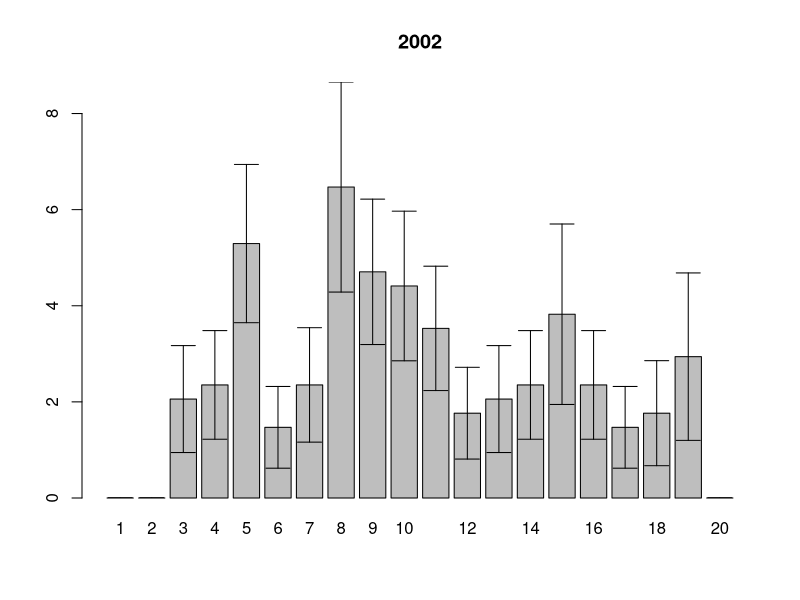
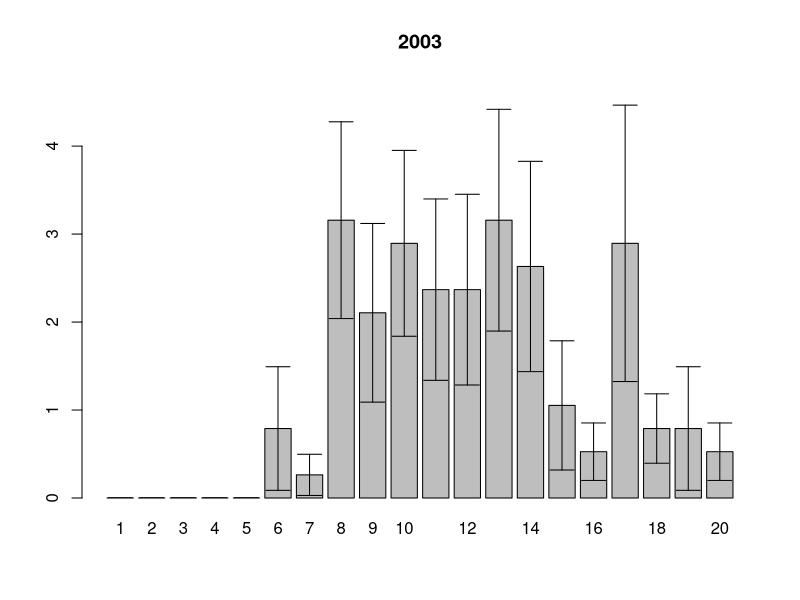
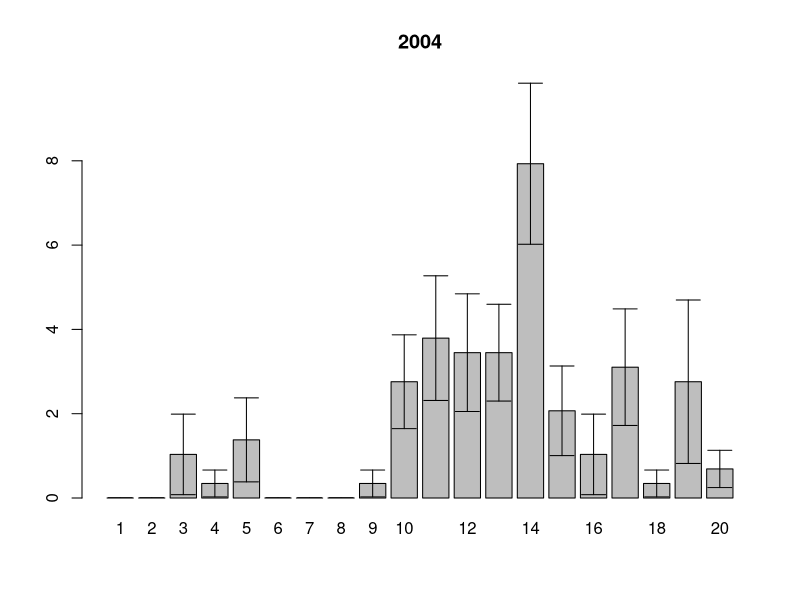
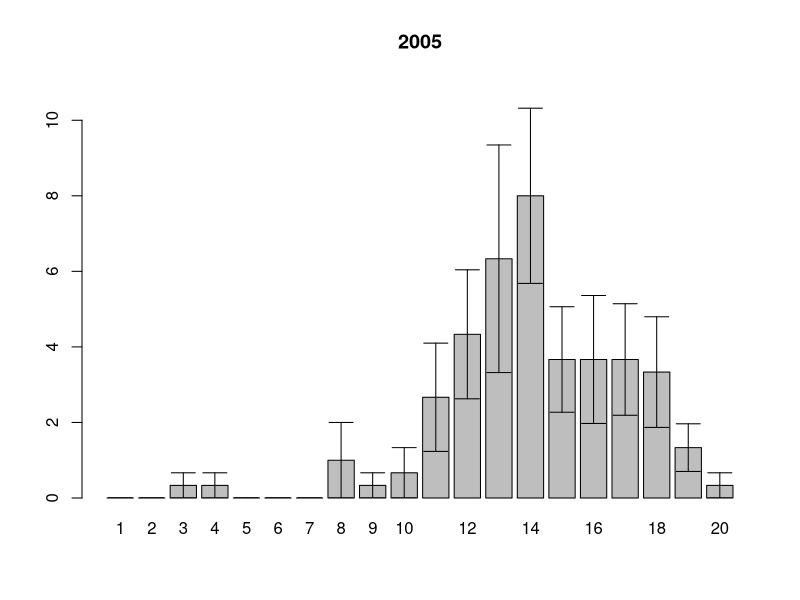
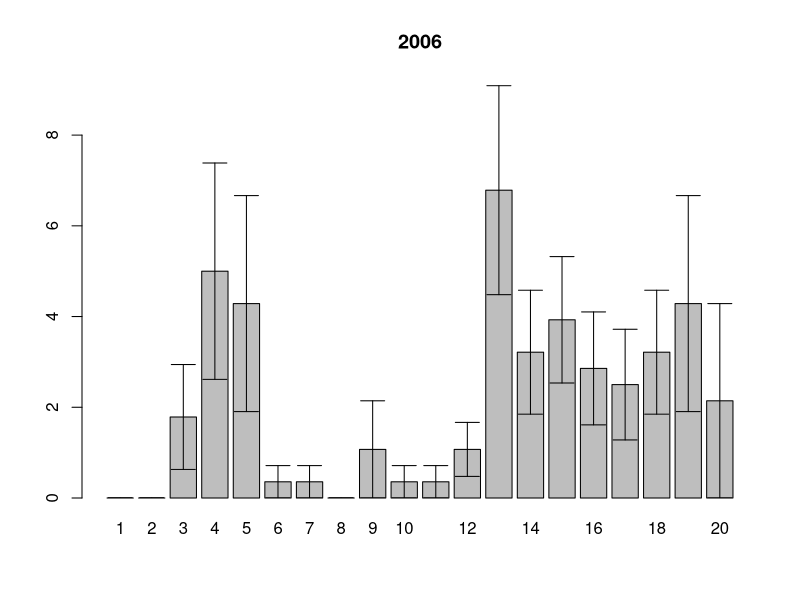
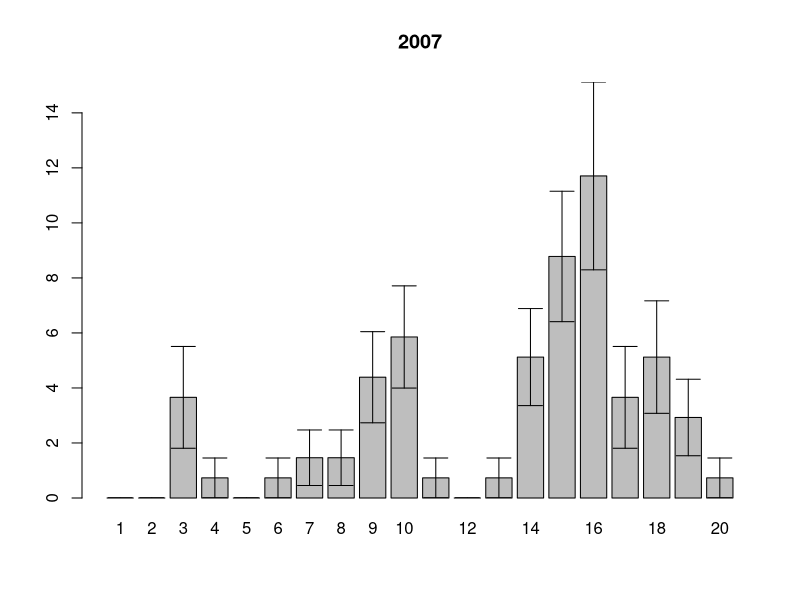
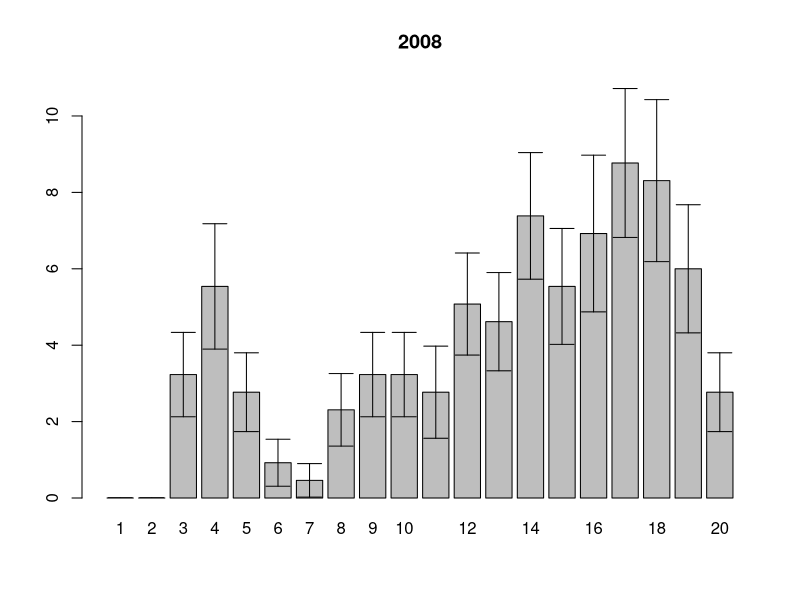
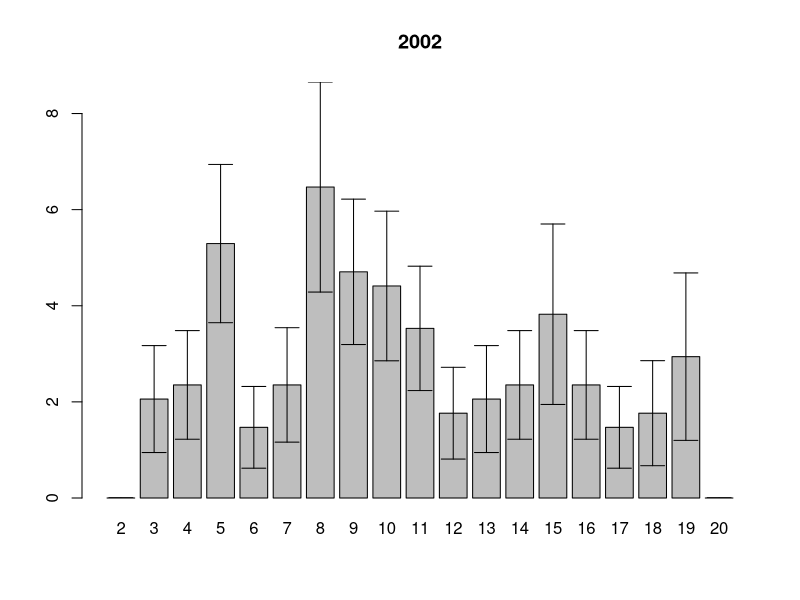

Generate these figures, in order, with R: (Note: this script raises an error after producing the figures.)
setwd("~/Dropbox/PhD_thesis/PhD_thesis/Barenc_Sea/Dalnezeleneckaya/")
#setwd("~/note_backup_2013-04-13/PhD_thesis/White_Sea/Estuatiy_Luvenga")


ishodnik<-read.table(file="length.csv", sep=";", dec=",", head=T)
samples.names<-read.table(file="sample.csv", sep=";", dec=",", head=T)
samples.squares<-read.table(file="squares.csv", sep=";", dec=",", head=T)
attach(ishodnik)

## размерная структура суммарно по годам по горизонтам
Length.int<-cut(Length.mm, breaks=seq(0,20,1))

(size.str.table<-table(Length.int,year,sample))

size.str.df<-as.data.frame(size.str.table) # как таблица данных

#убираем те пробы которых на самом деле нету
for (i in 1:length(levels(size.str.df$year)))
{ (xxx<-size.str.df$sample[size.str.df$year==levels(size.str.df$year)[i] ]%in%
     samples.names$sample[samples.names$year==levels(size.str.df$year)[i]])
  antixxx<-as.logical(1-xxx)
  size.str.df$Freq[size.str.df$year==levels(size.str.df$year)[i]][antixxx]<-NA
}


# SUBSET - для фильтрации таблицы данных
# APPLY - кто-то из них для средней и СД по фрейму

#теперь на квадратный метр
size.str.sqmeter<-size.str.df
for (i in 1:length(levels(size.str.sqmeter$year)))
{
  size.str.sqmeter$Freq[size.str.sqmeter$year==levels(size.str.sqmeter$year)[i]]<-size.str.sqmeter$Freq[size.str.sqmeter$year==levels(size.str.sqmeter$year)[i]] * samples.squares$square[samples.squares$year==levels(size.str.sqmeter$year)[i]]
}

n.samples<-tapply(samples.names$sample,samples.names$year, length )

#subset(size.str.sqmeter,subset=size.str.sqmeter$year=="1992")

#и среднее??
# tapply выдает как резудьтат матрицу
(mean.sizestr.sqmeter<-t(tapply(size.str.sqmeter$Freq,INDEX=list(size.str.sqmeter$year, size.str.sqmeter$Length.int),FUN=mean, na.rm=T)))
mean.sqmeter.df<-as.data.frame(mean.sizestr.sqmeter)
(sd.sizestr.sqmeter<-tapply(size.str.sqmeter$Freq,INDEX=list(size.str.sqmeter$year, size.str.sqmeter$Length.int),FUN=sd, na.rm=T))

n.samples<-tapply(samples.names$sample,samples.names$year, length )

(sem.sizestr.sqmeter <-t(sd.sizestr.sqmeter/sqrt(as.vector(n.samples))))
sem.sqmeter.df<-as.data.frame(sem.sizestr.sqmeter)

##>2mm mean size structure
(mean.sizestr.sqmeter2<-mean.sizestr.sqmeter[2:20,])
mean.sqmeter.df2<-as.data.frame(mean.sizestr.sqmeter2)
(sd.sizestr.sqmeter2<-sd.sizestr.sqmeter[,2:20])

n.samples<-tapply(samples.names$sample,samples.names$year, length )

(sem.sizestr.sqmeter2<-t(sd.sizestr.sqmeter2/sqrt(as.vector(n.samples))))
sem.sqmeter.df2<-as.data.frame(sem.sizestr.sqmeter2)


length.class<-seq(1,20,1)
length.class2<-seq(2,20,1)


## size structure plot
#from R-book 
error.bars<-function(yv,z,nn){
  xv<-
    barplot(yv,ylim=c(0,(max(yv)+max(z))),names=nn)#,ylab=deparse(substitute(yv)))
  g=(max(xv)-min(xv))/50
  for (i in 1:length(xv)) {
    lines(c(xv[i],xv[i]),c(yv[i]+z[i],yv[i]-z[i]))
    lines(c(xv[i]-g,xv[i]+g),c(yv[i]+z[i], yv[i]+z[i]))
    lines(c(xv[i]-g,xv[i]+g),c(yv[i]-z[i], yv[i]-z[i]))
  }}


for (j in 1:length(colnames(mean.sizestr.sqmeter)))
{
  pdf(file=paste("DZ", colnames(mean.sizestr.sqmeter)[j], ".pdf",sep="_"))
  error.bars(yv=mean.sizestr.sqmeter[,j], nn=length.class, z=sem.sizestr.sqmeter[,j])
  title(main=colnames(mean.sizestr.sqmeter)[j], xlab="", ylab="")
  dev.off()
}

#>2mm
for (j in 1:length(colnames(mean.sizestr.sqmeter2)))
{
  pdf(file=paste("DZ2", colnames(mean.sizestr.sqmeter2)[j], ".pdf",sep="_"))
  error.bars(yv=mean.sizestr.sqmeter2[,j], nn=length.class2, z=sem.sizestr.sqmeter2[,j])
  title(main=colnames(mean.sizestr.sqmeter2)[j], xlab="", ylab="")
  dev.off()
}

##динамика обилия
(N.sqmeter<-(t(tapply(size.str.sqmeter$Freq, list(size.str.sqmeter$year, size.str.sqmeter$sample), sum))))
(N.mean.sqmeter<-colMeans(N.sqmeter, na.rm=T))
(N.sd.sqmeter<-apply(N.sqmeter, 2, sd, na.rm=T))
(N.sem.sqmeter<-N.sd.sqmeter/sqrt(n.samples))

#точность учета
(D.n<-N.sem.sqmeter/N.mean.sqmeter*100)

pdf(file="N_dynamic.pdf", family="NimbusSan") # указываем шрифт подпией
plot(y=N.mean.sqmeter, x=names(N.mean.sqmeter),pch=15, main="Эстуарий р. Лувеньги", 
     ylim=c(min(N.mean.sqmeter)-max(N.sem.sqmeter), max(N.mean.sqmeter)+max(N.sem.sqmeter)),
     xlab="год", ylab="N, экз./кв.м")
lines(seq(as.numeric(min(names(N.mean.sqmeter))),as.numeric(max(names(N.mean.sqmeter))),1), N.mean.sqmeter, pch=1, type="b")
arrows(x0=seq(as.numeric(min(names(N.mean.sqmeter))),as.numeric(max(names(N.mean.sqmeter))),1), 
       x1=seq(as.numeric(min(names(N.mean.sqmeter))),as.numeric(max(names(N.mean.sqmeter))),1),
       y0=N.mean.sqmeter-N.sem.sqmeter, y1=N.mean.sqmeter+N.sem.sqmeter, angle=90, code=3, length=0.1)
dev.off()
embedFonts("N_dynamic.pdf") #встройка шрифтов в файл

##динамика без молод ( больше 2+)
(N2.sqmeter<-(t(tapply(size.str.sqmeter$Freq[size.str.sqmeter$Length.int!="(0,1]"], 
                       list(size.str.sqmeter$year[size.str.sqmeter$Length.int!="(0,1]"],
                            size.str.sqmeter$sample[size.str.sqmeter$Length.int!="(0,1]"]), sum))))
(N2.mean.sqmeter<-colMeans(N2.sqmeter, na.rm=T))
N2.sd.sqmeter<-apply(N2.sqmeter, 2, sd, na.rm=T)
N2.sem.sqmeter<-N2.sd.sqmeter/sqrt(n.samples)
#точность учета
(D.n2<-N2.sem.sqmeter/N2.mean.sqmeter*100)

write.table(N2.mean.sqmeter, file="DZ_N2.csv", sep=";", dec=",")

pdf(file="N2_dynamic.pdf", family="NimbusSan") # указываем шрифт подпией
plot(y=N2.mean.sqmeter, x=names(N2.mean.sqmeter),pch=15, main="Эстуарий р. Лувеньги", 
     ylim=c(min(N2.mean.sqmeter)-max(N2.sem.sqmeter), max(N2.mean.sqmeter)+max(N2.sem.sqmeter)),
     xlab="год", ylab="N, экз./кв.м")
lines(seq(as.numeric(min(names(N2.mean.sqmeter))),as.numeric(max(names(N2.mean.sqmeter))),1), N2.mean.sqmeter, pch=1, type="b")
arrows(x0=seq(as.numeric(min(names(N2.mean.sqmeter))),as.numeric(max(names(N2.mean.sqmeter))),1), 
       x1=seq(as.numeric(min(names(N2.mean.sqmeter))),as.numeric(max(names(N2.mean.sqmeter))),1),
       y0=N2.mean.sqmeter-N2.sem.sqmeter, y1=N2.mean.sqmeter+N2.sem.sqmeter, angle=90, code=3, length=0.1)
dev.off()
embedFonts("N2_dynamic.pdf") #встройка шрифтов в файл

##рассчетная биомасса по Максимовичу и др., 1993
biomass.count<-0.00016*(Length.mm^2.96)
(biomass.samples<-tapply(biomass.count, list(year, sample), sum, na.rm=T))

(biomass.sqmeter<-biomass.samples*samples.squares$square)

(B.mean.sqmeter<-rowMeans(biomass.sqmeter, na.rm=T))
(B.sd.sqmeter<-apply(biomass.sqmeter, 1, sd, na.rm=T))
n.samples<-tapply(samples.names$sample,samples.names$year, length )
(B.sem.sqmeter<-B.sd.sqmeter/sqrt(n.samples))
(D.b<-B.sem.sqmeter/B.mean.sqmeter*100)

pdf(file="B_count_dynamic.pdf", family="NimbusSan") # указываем шрифт подпией
plot(y=B.mean.sqmeter, x=names(B.mean.sqmeter),pch=15, main="Эстуарий р. Лувеньги", 
     ylim=c(min(B.mean.sqmeter)-max(B.sem.sqmeter), max(B.mean.sqmeter)+max(B.sem.sqmeter)),
     xlab="год", ylab="B, г/кв.м")
lines(seq(as.numeric(min(names(B.mean.sqmeter))),as.numeric(max(names(B.mean.sqmeter))),1), B.mean.sqmeter, pch=1, type="b")
arrows(x0=seq(as.numeric(min(names(B.mean.sqmeter))),as.numeric(max(names(B.mean.sqmeter))),1), 
       x1=seq(as.numeric(min(names(B.mean.sqmeter))),as.numeric(max(names(B.mean.sqmeter))),1),
       y0=B.mean.sqmeter-B.sem.sqmeter, y1=B.mean.sqmeter+B.sem.sqmeter, angle=90, code=3, length=0.1)
dev.off()
embedFonts("B_count_dynamic.pdf") #встройка шрифтов в файл